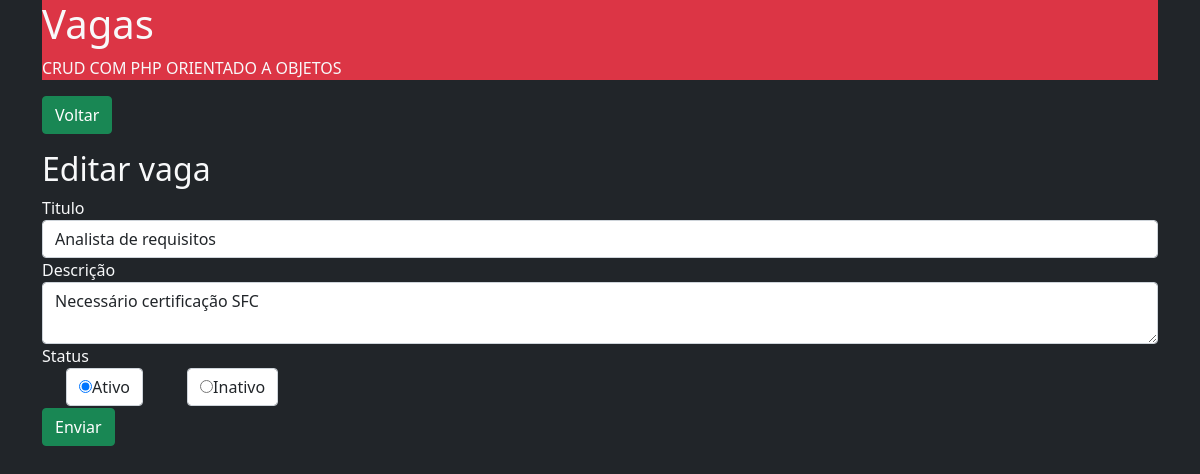
/editar.php?id=9, run on the app's committed database.
### tables this page shows
CREATE TABLE `vagas` (
  `id` int(11) NOT NULL,
  `titulo` varchar(255) NOT NULL,
  `descricao` text NOT NULL,
  `ativo` enum('s','n') NOT NULL,
  `data` timestamp NOT NULL DEFAULT current_timestamp() ON UPDATE current_timestamp()
);

### editar.php (called while the page is built, shortened)
<?php
$obvaga = Vaga::getVaga($_GET['id']);
include __DIR__.'/includes/header.php';
include __DIR__.'/includes/formulario.php';
include __DIR__.'/includes/footer.php';
?>

### App/db/database.php (called while the page is built, shortened)
<?php
class Database{
    private $table;
    private $connection;
    public function __construct($table = null){
        $this->table =$table;
    }
    private function setConnection(){
        try{
            $this->connection = new PDO('mysql:host='.self::HOST.';dbname='.self::NAME,self::USER,self::PASS);
            $this->connection->setAttribute(PDO::ATTR_ERRMODE,PDO::ERRMODE_EXCEPTION);
        }catch(PDOException $erro){
            die('ERRO:' .$erro->getMessage());
        }
    }
    public function execute($query,$params =[]){
        try{$stantment = $this->connection->prepare($query);
            $stantment->execute($params);
            return $stantment;
        }catch(PDOException $erro){
            die('ERRO:' .$erro->getMessage());
        }
    }
    public function select($where = null, $order = null, $limit = null,$filds ='*'){
       $where =strlen($where) ? 'WHERE '.$where :'';
       $order =strlen($order) ? 'ORDER BY '.$order :'';
       $limit =strlen($limit) ? 'LIMIT '.$limit :'';
        $query ='SELECT '.$filds.' FROM '.$this->table.' '.$where.' '.$order.' '.$limit;
        return $this->execute($query);
    }
}

### App/Entity/vaga.php (called while the page is built, shortened)
<?php
class Vaga{
    public static function getVaga($id){
        return(new Database('vagas'))->select(' id='.$id)
        ->fetchObject(self::class);
    }
}
?>

### includes/formulario.php (the view)
<main>
    <section>
      <a href="index.php">
        <button class="btn btn-success">Voltar</button>
      </a>
    </section>
    <h2 class="mt-3"><?=TITLE ?></h2>
    <form method="post">
        <div class="form-group">
            <label>Titulo</label>
            <input type="text" class="form-control" name="titulo" value="<?=@$obvaga->titulo?>">
        </div>
        <div class="form-group">
            <label>Descrição</label>
            <textarea class="form-control" name="descricao" rols="5"><?=@$obvaga->descricao?></textarea>
        <div>
        <div class="form-group">
            <label>Status</label>
        <div>
            <div class="form-check form-check-inline">
                    <label class="form-control">
                        <input type="radio" name="ativo" value="s" checked >Ativo
                    </label>
            </div>
            <div class="form-check form-check-inline">
                    <label class="form-control">
                        <input type="radio" name="ativo" value="n" <?=@$obvaga->ativo  == 'n' ?'checked':'' ?>>Inativo
                    </label>
            </div>
        </div>
</div>
        <div class="form-group">
            <button type="submit" class="btn btn-success">Enviar</button>
        </div>
    </form>
</main>

### data on the page
vagas: titulo "Analista de requisitos", descricao "Necessário certificação SFC", ativo "☐ Inativo"

### other printed values
TITLE "Editar vaga"
